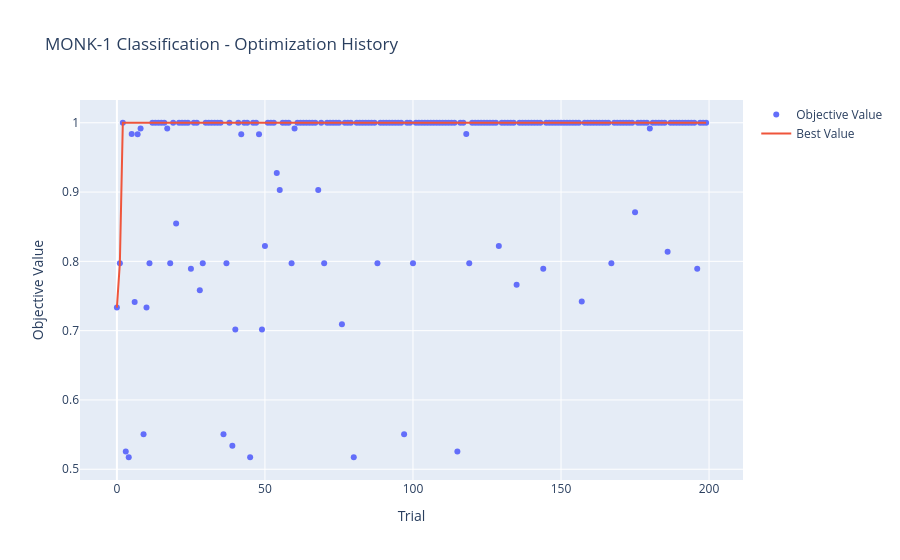
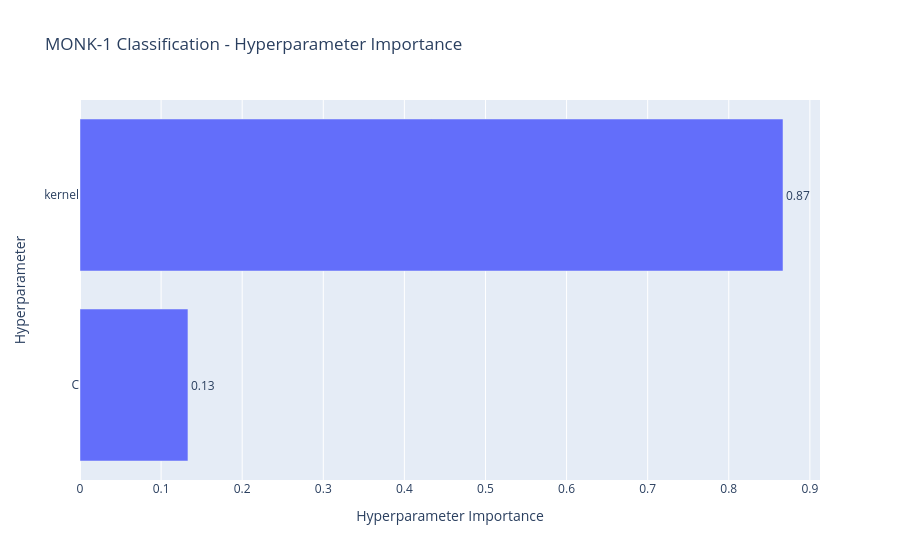

Notebook source saved alongside these figures, in order:
### Code cell
# === 10. OPTUNA VISUALIZATION (FROM CSV) ===

if use_optuna:
    print("\n--- Generating Optuna Plots from Saved CSVs ---")
    
    # Importiamo qui le librerie di visualizzazione (Plotly required)
    from utils.optuna import import_csv
    from optuna.visualization import plot_optimization_history, plot_param_importances
    
    def show_optuna_plots(study, title_prefix):
        print(f"\n📊 Visualizing: {title_prefix}")
        
        # History
        fig_hist = plot_optimization_history(study)
        fig_hist.update_layout(title=f"{title_prefix} - Optimization History")
        fig_hist.show()
        
        # Importance
        try:
            fig_imp = plot_param_importances(study)
            fig_imp.update_layout(title=f"{title_prefix} - Hyperparameter Importance")
            fig_imp.show()
        except Exception as e:
            print(f"   ⚠️ Importance plot skipped: {e}")

    # --- EXECUTION ---
    if is_regression_task:
        # Loop over each target for ML-CUP
        for i in range(y_train.shape[1]):
            csv_name = f"svr_target_{i}_trials.csv"
            csv_path = os.path.join(run_dir, csv_name)
            
            if os.path.exists(csv_path):
                # Import study from CSV with maximize due to negative MEE
                study = import_csv(csv_path, direction="maximize")
                show_optuna_plots(study, title_prefix=f"Target {i}")
            else:
                print(f"❌ CSV not found: {csv_path}")

    else:
        # Monk1 case
        csv_name = "optuna_results_monk.csv"
        csv_path = os.path.join(run_dir, csv_name)
        
        if os.path.exists(csv_path):
            study = import_csv(csv_path, direction="maximize")
            show_optuna_plots(study, title_prefix="MONK-1 Classification")
        else:
            print(f"❌ CSV not found: {csv_path}")

### Figure 1 — Plotly figure (JSON) as saved in the notebook; plotly's stock layout.template omitted (floating-point values rounded to 4 significant figures; data arrays with more than 128 entries replaced by an {"elided": "..."} marker saying what was removed)
{"data": [{"mode": "markers", "name": "Objective Value", "type": "scatter", "x": {"elided": "200 int values"}, "y": {"elided": "200 float values"}}, {"mode": "lines", "name": "Best Value", "type": "scatter", "x": {"elided": "200 int values"}, "y": {"elided": "200 float values"}}, {"marker": {"color": "#cccccc"}, "mode": "markers", "name": "Infeasible Trial", "showlegend": false, "type": "scatter", "x": [], "y": []}], "layout": {"title": {"text": "MONK-1 Classification - Optimization History"}, "xaxis": {"title": {"text": "Trial"}}, "yaxis": {"title": {"text": "Objective Value"}}}}

### Figure 2 — Plotly figure (JSON) as saved in the notebook; plotly's stock layout.template omitted (floating-point values rounded to 4 significant figures)
{"data": [{"cliponaxis": false, "hovertemplate": ["C (FloatDistribution): 0.13311635178672487<extra></extra>", "kernel (CategoricalDistribution): 0.8668836482132751<extra></extra>"], "name": "Objective Value", "orientation": "h", "text": ["0.13", "0.87"], "textposition": "outside", "type": "bar", "x": [0.1331, 0.8669], "y": ["C", "kernel"]}], "layout": {"title": {"text": "MONK-1 Classification - Hyperparameter Importance"}, "xaxis": {"title": {"text": "Hyperparameter Importance"}}, "yaxis": {"title": {"text": "Hyperparameter"}}}}
